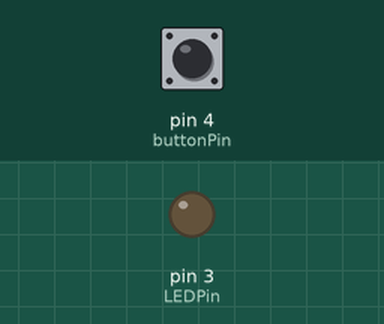
Recording of a sketch running on a simulated Arduino Uno, built with avr-gcc and run on an emulated ATmega328P. On the bench: output pins drawn as LEDs (lit = HIGH). The inputs (shaded band) are chosen by the test bench; at power-on: pin 4 (buttonPin) LOW.

Above: at 1.2 s.
1.3 s: pin 4 (buttonPin) pulled HIGH for 0.15 s
At 1.8 s:
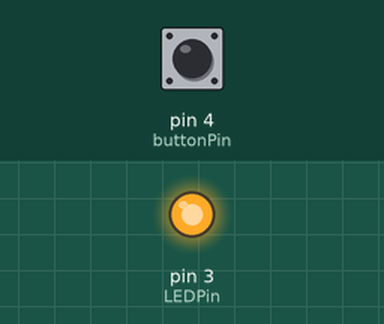
2.9 s: pin 4 (buttonPin) pulled HIGH for 1 s
At 4.2 s:
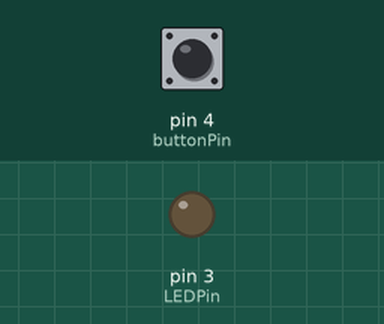
5.4 s: pin 4 (buttonPin) pulled HIGH for 3.2 s
At 6.1 s:
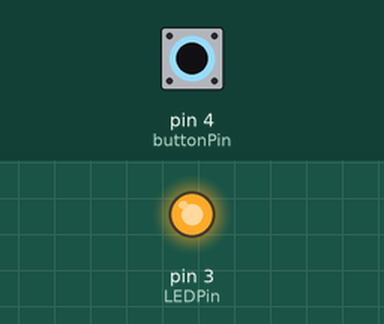
Timing chart, 0 to 8.4 s (numbered marks = the images above; inputs shaded):
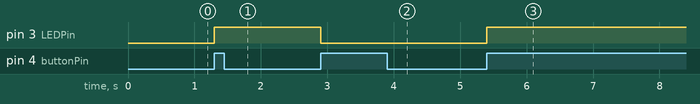

The sketch:

main.ino
```cpp
//Push button controlling motor
int LEDState=0; //setting initial state of led as 0
int LEDPin=3; //led connected to pin 3
int buttonPin=4; //pushbutton connected to pin 4 of arduino
int buttonNew; //declating a variable for new value of pushbutton
int buttonOld=1; //setting old value of pushbutton as 1


void setup() {
  // put your setup code here, to run once:
Serial.begin(9600);
pinMode(LEDPin, OUTPUT);
pinMode(buttonPin, INPUT);

}

void loop() {
buttonNew=digitalRead(buttonPin); //reading the state of pushbutton
if(buttonOld==0 && buttonNew==1){  //checking the value of pushbutton if previous value is 0 and next value is 1 then check value of led
  if (LEDState==0){         //checking the state of led
    digitalWrite(LEDPin,HIGH); //if its turned of the setting it on
    LEDState=1;    //and then changing the state of led
  }
  else{
    digitalWrite(LEDPin, LOW); //else turn it off
    LEDState=0;
  }
}
buttonOld=buttonNew;   //assigning value of newbutton to old one

}
```

Measured:
- after the input at 1.3 s, pin 3 (LEDPin): LOW → HIGH at once
- after the input at 2.9 s, pin 3 (LEDPin): HIGH → LOW at once
- after the input at 5.4 s, pin 3 (LEDPin): LOW → HIGH at once
